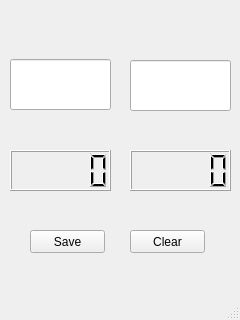
<?xml version="1.0" encoding="UTF-8"?>
<ui version="4.0">
 <class>MainWindow</class>
 <widget class="QMainWindow" name="MainWindow">
  <property name="geometry">
   <rect>
    <x>0</x>
    <y>0</y>
    <width>240</width>
    <height>320</height>
   </rect>
  </property>
  <property name="windowTitle">
   <string>MainWindow</string>
  </property>
  <widget class="QWidget" name="centralwidget">
   <widget class="QLCDNumber" name="lcdNumber">
    <property name="geometry">
     <rect>
      <x>10</x>
      <y>150</y>
      <width>101</width>
      <height>41</height>
     </rect>
    </property>
    <property name="font">
     <font>
      <family>Bahnschrift</family>
      <pointsize>24</pointsize>
     </font>
    </property>
   </widget>
   <widget class="QPushButton" name="pushButton">
    <property name="geometry">
     <rect>
      <x>30</x>
      <y>230</y>
      <width>75</width>
      <height>23</height>
     </rect>
    </property>
    <property name="text">
     <string>Save</string>
    </property>
   </widget>
   <widget class="QPushButton" name="pushButton_2">
    <property name="geometry">
     <rect>
      <x>130</x>
      <y>230</y>
      <width>75</width>
      <height>23</height>
     </rect>
    </property>
    <property name="text">
     <string>Clear</string>
    </property>
   </widget>
   <widget class="QLineEdit" name="lineEdit">
    <property name="geometry">
     <rect>
      <x>10</x>
      <y>59</y>
      <width>101</width>
      <height>51</height>
     </rect>
    </property>
    <property name="font">
     <font>
      <family>Bahnschrift</family>
      <pointsize>24</pointsize>
     </font>
    </property>
    <property name="text">
     <string/>
    </property>
   </widget>
   <widget class="QLineEdit" name="lineEdit_2">
    <property name="geometry">
     <rect>
      <x>130</x>
      <y>60</y>
      <width>101</width>
      <height>51</height>
     </rect>
    </property>
   </widget>
   <widget class="QLCDNumber" name="lcdNumber_3">
    <property name="geometry">
     <rect>
      <x>130</x>
      <y>150</y>
      <width>101</width>
      <height>41</height>
     </rect>
    </property>
    <property name="font">
     <font>
      <family>Bahnschrift</family>
      <pointsize>24</pointsize>
     </font>
    </property>
   </widget>
  </widget>
  <widget class="QMenuBar" name="menubar">
   <property name="geometry">
    <rect>
     <x>0</x>
     <y>0</y>
     <width>240</width>
     <height>21</height>
    </rect>
   </property>
  </widget>
  <widget class="QStatusBar" name="statusbar"/>
 </widget>
 <resources/>
 <connections/>
</ui>
